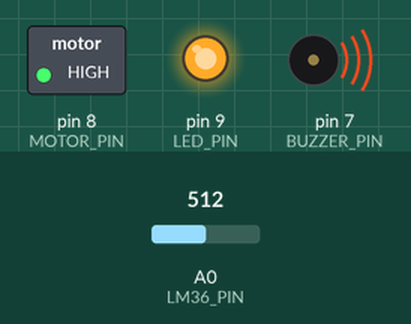
The sketch below on a simulated Arduino Uno, built with avr-gcc and run on an emulated ATmega328P. Parts: switched loads named in the sketch (green lamp = pin HIGH), output pins drawn as LEDs (lit = HIGH), buzzer (waves = sounding). The test bench sets the inputs (shaded band); at power-on: A0 (LM36_PIN) = 512.

Above: at 1.8 s.
1.9 s: A0 (LM36_PIN) set to 221
3.4 s: A0 (LM36_PIN) set to 190
At 4.8 s:
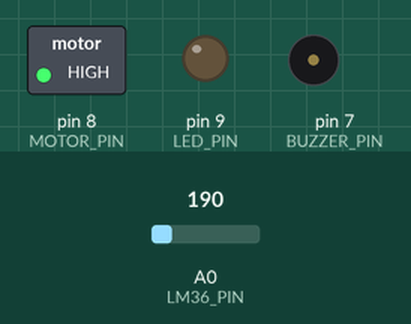
5.5 s: A0 (LM36_PIN) set to 156
At 6.3 s:
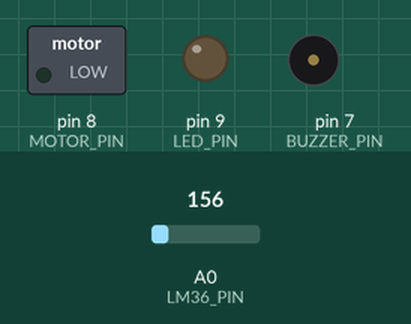
7.5 s: A0 (LM36_PIN) set to 306
At 9.0 s:
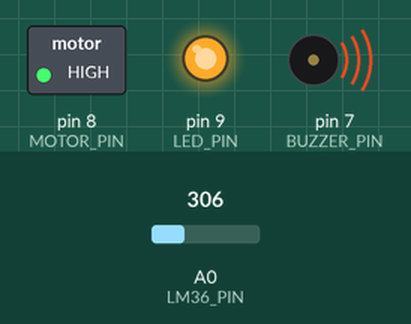
9.5 s: A0 (LM36_PIN) set to 122
At 10.6 s:
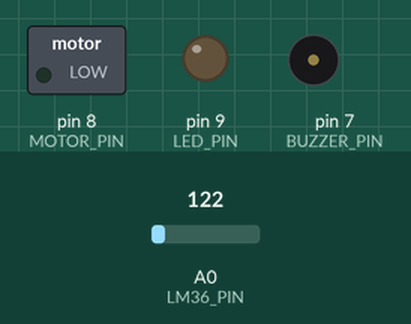
Timing chart, 0 to 12.5 s (numbered marks = the images above; inputs shaded):
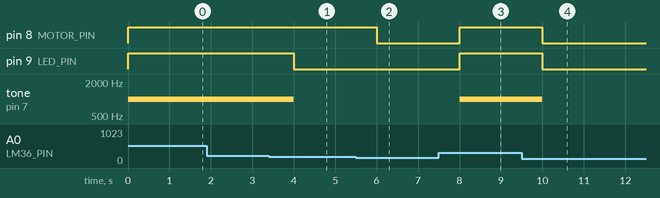

The sketch:

fantastic_bruticus1__1_.ino
```cpp
// Definindo o pino do sensor de temperatura LM36
#define LM36_PIN A0

// Definindo os pinos para o motor, LED e buzina
#define MOTOR_PIN 8
#define LED_PIN 9
#define BUZZER_PIN 7

// Definindo as temperaturas de referência
#define TEMPERATURA_LIMITE_NORMAL 30
#define TEMPERATURA_LIMITE_EMERGENCIA 50

void setup() {
  // Configurando os pinos como saídas
  pinMode(MOTOR_PIN, OUTPUT);
  pinMode(LED_PIN, OUTPUT);
  pinMode(BUZZER_PIN, OUTPUT);
}

void loop() {
  // Fazendo a leitura da temperatura
  int valorSensor = analogRead(LM36_PIN);
  float tensao = (valorSensor / 1024.0) * 5.0;  // Convertendo para tensão
  float temperatura = (tensao - 0.5) * 100.0;  // Convertendo para temperatura em graus Celsius

  // Verificando a temperatura e acionando o motor, LED e buzina conforme necessário
  if (temperatura >= TEMPERATURA_LIMITE_NORMAL) {
    // Acionando o motor de ventilador
    digitalWrite(MOTOR_PIN, HIGH);
  } else {
    // Desligando o motor de ventilador
    digitalWrite(MOTOR_PIN, LOW);
  }

  if (temperatura >= TEMPERATURA_LIMITE_EMERGENCIA) {
    // Acionando o LED vermelho
    digitalWrite(LED_PIN, HIGH);

    // Acionando a buzina
    tone(BUZZER_PIN, 1000);  // 1000 Hz
  } else {
    // Desligando o LED vermelho
    digitalWrite(LED_PIN, LOW);

    // Desligando a buzina
    noTone(BUZZER_PIN);
  }

  // Aguardando um intervalo antes da próxima leitura
  delay(1000);  // Aguarda 1 segundo
}
```

Measured:
- the behaviour switches between 205 and 204 on A0 (LM36_PIN) (found by bisection; images 0 and 1)
- the behaviour switches between 164 and 163 on A0 (LM36_PIN) (found by bisection; images 1 and 2)
- after the input at 1.9 s, every drawn part: stays the same
- after the input at 3.4 s, pin 9 (LED_PIN): HIGH → LOW after 0.60 s; tone on pin 7 (BUZZER_PIN): 1000 Hz → silent after 0.60 s
- after the input at 5.5 s, pin 8 (MOTOR_PIN): HIGH → LOW after 0.50 s
- after the input at 7.5 s, pin 8 (MOTOR_PIN), pin 9 (LED_PIN): LOW → HIGH after 0.50 s; tone on pin 7 (BUZZER_PIN): silent → 1000 Hz after 0.50 s
- after the input at 9.5 s, pin 8 (MOTOR_PIN), pin 9 (LED_PIN): HIGH → LOW after 0.50 s; tone on pin 7 (BUZZER_PIN): 1000 Hz → silent after 0.50 s
